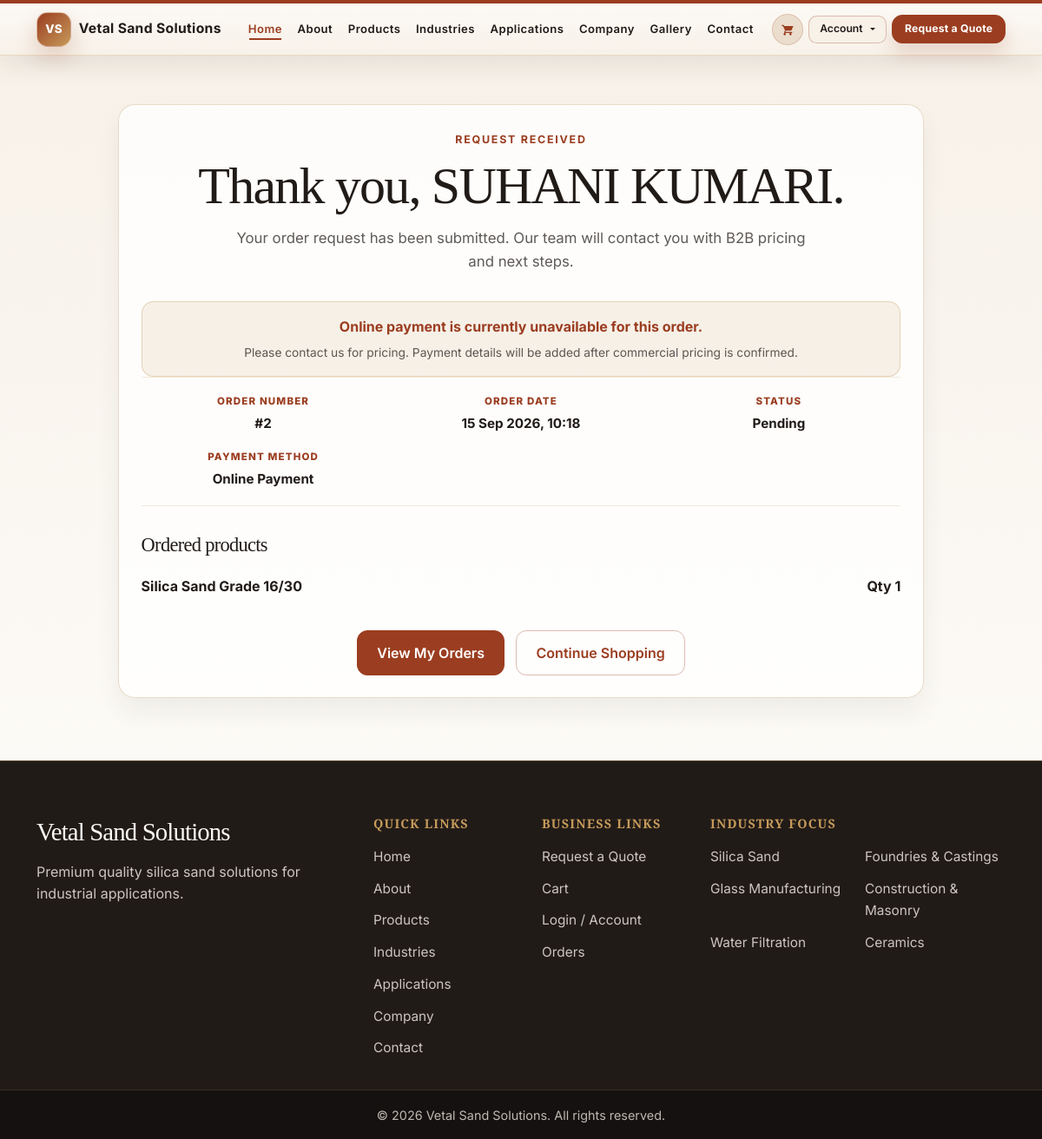
The page /orders/2/success/ (signed in) on the database its author committed.
### orders/models.py (models this page shows, shortened)
class Order(models.Model):
	class PaymentMethod(models.TextChoices):
		COD = 'cod', 'Cash on Delivery'
		RAZORPAY = 'razorpay', 'Online Payment'
	class Status(models.TextChoices):
		PENDING = 'pending', 'Pending'
		CONFIRMED = 'confirmed', 'Confirmed'
		PROCESSING = 'processing', 'Processing'
		SHIPPED = 'shipped', 'Shipped'
		DELIVERED = 'delivered', 'Delivered'
		CANCELLED = 'cancelled', 'Cancelled'
	user = models.ForeignKey(settings.AUTH_USER_MODEL, on_delete=models.CASCADE, related_name='orders')
	full_name = models.CharField(max_length=150)
	email = models.EmailField()
	phone = models.CharField(max_length=30)
	address = models.TextField()
	city = models.CharField(max_length=100)
	state = models.CharField(max_length=100)
	pincode = models.CharField(max_length=20)
	notes = models.TextField(blank=True)
	payment_method = models.CharField(
		max_length=20,
		choices=PaymentMethod.choices,
		default=PaymentMethod.COD,
	)
	status = models.CharField(max_length=20, choices=Status.choices, default=Status.PENDING)
	created_at = models.DateTimeField(auto_now_add=True)
	updated_at = models.DateTimeField(auto_now=True)
	class Meta:
		ordering = ['-created_at']

class OrderItem(models.Model):
	order = models.ForeignKey(Order, on_delete=models.CASCADE, related_name='items')
	product = models.ForeignKey(Product, on_delete=models.PROTECT, related_name='order_items')
	quantity = models.PositiveIntegerField(validators=[MinValueValidator(1)])
	created_at = models.DateTimeField(auto_now_add=True)
	class Meta:
		ordering = ['created_at']

### products/models.py (models this page shows, shortened)
class Product(models.Model):
    category = models.ForeignKey(Category, on_delete=models.CASCADE, related_name='products')
    name = models.CharField(max_length=200)
    slug = models.SlugField(unique=True)
    short_description = models.CharField(max_length=300, blank=True)
    description = models.TextField(blank=True)
    grade = models.CharField(max_length=50, blank=True)
    price = models.DecimalField(
        max_digits=12,
        decimal_places=2,
        null=True,
        blank=True,
        help_text='Enter the product price in INR. Leave blank if pricing is available only on request.',
    )
    specifications = models.TextField(blank=True)
    applications = models.TextField(blank=True)
    industries = models.TextField(blank=True)
    is_active = models.BooleanField(default=True)
    is_featured = models.BooleanField(default=False)
    created_at = models.DateTimeField(auto_now_add=True)
    updated_at = models.DateTimeField(auto_now=True)
    class Meta:
        ordering = ['-created_at']

### orders/views.py (the view)
# urls.py: path('orders/<int:order_id>/success/', views.order_success, name='order_success'),
@login_required(login_url='login')
def order_success(request, order_id):
	order = get_object_or_404(
		Order.objects.select_related('payment').prefetch_related('items__product'),
		id=order_id,
		user=request.user,
	)
	payment_ready = bool(
		getattr(order, 'payment', None)
		and order.payment_method == Order.PaymentMethod.RAZORPAY
		and calculate_order_amount(order) is not None
		and order.payment.payment_status != Payment.Status.PAID
		and getattr(settings, 'RAZORPAY_TEST_MODE', False)
		and getattr(settings, 'RAZORPAY_KEY_ID', '').startswith('rzp_test_')
	)
	return render(request, 'orders/order_success.html', {'order': order, 'payment_ready': payment_ready})

### cart/context_processors.py (called while the page is built)
def cart_count(request):
    cart = request.session.get('cart', {})
    total_items = 0
    for quantity in cart.values():
        try:
            total_items += int(quantity)
        except (TypeError, ValueError):
            continue
    return {'cart_count': total_items}

### payments/services.py (called while the page is built)
def calculate_items_amount(items):
    total = Decimal('0.00')
    has_items = False
    for item in items:
        has_items = True
        product = item['product'] if isinstance(item, dict) else item.product
        quantity = item['quantity'] if isinstance(item, dict) else item.quantity
        if product.price is None or product.price <= 0:
            return None
        total += product.price * quantity
    return total if has_items and total > 0 else None

def calculate_order_amount(order):
    return calculate_items_amount(order.items.select_related('product').all())

### products/context_processors.py (called while the page is built)
def wishlist_count(request):
    if not request.user.is_authenticated:
        return {'wishlist_count': 0}
    return {'wishlist_count': Wishlist.objects.filter(user=request.user).count()}

### templates/orders/order_success.html (shortened to what this page needs)
{% extends 'base.html' %}
{% block content %}
<section class="orders-page">
    <div class="container orders-page-container">
        <div class="order-confirmation-panel">
            <p class="section-kicker">Request received</p>
            <h1>Thank you, {{ order.full_name }}.</h1>
            <p class="order-confirmation-lead">Your order request has been submitted. Our team will contact you with B2B pricing and next steps.</p>
            {% if not payment_ready %}
                <div class="pricing-request-box">
                    <strong>Online payment is currently unavailable for this order.</strong>
                    <p>Please contact us for pricing. Payment details will be added after commercial pricing is confirmed.</p>
                </div>
            {% endif %}
            <div class="order-summary-grid">
                <div><span>Order number</span><strong>#{{ order.id }}</strong></div>
                <div><span>Order date</span><strong>{{ order.created_at|date:'d M Y, H:i' }}</strong></div>
                <div><span>Status</span><strong>{{ order.get_status_display }}</strong></div>
                <div><span>Payment Method</span><strong>{{ order.get_payment_method_display }}</strong></div>
            </div>
            <div class="order-item-list">
                <h2>Ordered products</h2>
                {% for item in order.items.all %}
                    <div class="order-line-item">
                        <span>{{ item.product.name }}</span>
                        <strong>Qty {{ item.quantity }}</strong>
                    </div>
                {% endfor %}
            </div>
            <div class="order-confirmation-actions">
                <a href="{% url 'order_list' %}" class="btn btn-primary">View My Orders</a>
                <a href="{% url 'product_list' %}" class="btn btn-secondary">Continue Shopping</a>
            </div>
        </div>
    </div>
</section>
{% endblock %}

### static/css/style.css (style rules this page uses)
:root { --primary: #9B3D20; --dark: #211B18; --sand: #E8D8C5; --cream: #F7F1E8; --off-white: #FCFAF6; --gold: #C69A5A; --border-soft: rgba(33, 27, 24, 0.08); --text-soft: #514640; --shadow-soft: 0 18px 38px rgba(33, 27, 24, 0.08); --shadow-card: 0 16px 28px rgba(33, 27, 24, 0.06); }
html { scroll-behavior: smooth; }
body { font-family: 'Inter', sans-serif; background: linear-gradient(180deg, var(--off-white) 0%, var(--cream) 100%); color: var(--dark); line-height: 1.6; font-weight: 400; -webkit-font-smoothing: antialiased; text-rendering: optimizeLegibility; }
a { color: var(--dark); text-decoration: none; transition: color 0.25s ease, background-color 0.25s ease, border-color 0.25s ease, transform 0.25s ease; }
h1, h2, h3, h4, h5, h6, .site-title, .hero-title { font-family: 'Playfair Display', serif; color: var(--dark); line-height: 1.15; letter-spacing: -0.03em; margin-bottom: 0.75rem; }
p { margin-bottom: 1rem; color: var(--dark); }
.btn, button, input, textarea, select { font-family: 'Inter', sans-serif; }
.btn { display: inline-flex; align-items: center; justify-content: center; border-radius: 0.75rem; font-weight: 600; padding: 0.8rem 1.4rem; transition: all 0.25s ease; border-width: 1px; border-style: solid; }
.btn-primary, .btn-quote { background: var(--primary); border-color: var(--primary); color: #fff; }
.btn-secondary, .btn-outline-primary { background: transparent; border-color: rgba(155, 61, 32, 0.35); color: var(--primary); }
.section-kicker { display: inline-block; margin-bottom: 0.6rem; color: var(--primary); font-size: 0.78rem; font-weight: 700; letter-spacing: 0.14em; text-transform: uppercase; }
.orders-page { min-height: 70vh; background: linear-gradient(180deg, rgba(247, 241, 232, 0.98) 0%, rgba(252, 250, 246, 1) 100%); }
.orders-page-container { padding-top: 3.5rem; padding-bottom: 4.5rem; }
.order-panel, .order-confirmation-panel { background: rgba(255, 255, 255, 0.78); border: 1px solid rgba(232, 216, 197, 0.92); border-radius: 1.2rem; box-shadow: var(--shadow-card); padding: 1.6rem; }
.checkout-item, .order-line-item { display: flex; align-items: center; justify-content: space-between; gap: 1rem; padding: 0.85rem 0; border-bottom: 1px solid rgba(232, 216, 197, 0.9); }
.pricing-request-box { padding: 1rem; border: 1px solid rgba(198, 154, 90, 0.35); border-radius: 0.85rem; background: rgba(232, 216, 197, 0.36); }
.pricing-request-box strong { display: block; margin-bottom: 0.35rem; color: var(--primary); }
.pricing-request-box p { margin-bottom: 0; color: rgba(33, 27, 24, 0.72); font-size: 0.86rem; }
.order-confirmation-panel { max-width: 58rem; margin: 0 auto; text-align: center; }
.order-confirmation-panel h1 { font-size: clamp(2.4rem, 5vw, 4rem); }
.order-confirmation-lead { max-width: 42rem; margin: 0 auto 2rem; color: rgba(33, 27, 24, 0.72); font-size: 1.05rem; }
.order-summary-grid { display: grid; grid-template-columns: repeat(3, minmax(0, 1fr)); gap: 1rem; margin-bottom: 2rem; padding: 1.1rem 0; border-top: 1px solid rgba(198, 154, 90, 0.22); border-bottom: 1px solid rgba(198, 154, 90, 0.22); }
.order-summary-grid span, .order-contact-details dt { display: block; margin-bottom: 0.25rem; color: var(--primary); font-size: 0.72rem; font-weight: 800; letter-spacing: 0.1em; text-transform: uppercase; }
.order-summary-grid strong { font-size: 0.95rem; }
.order-item-list { margin-bottom: 1.5rem; text-align: left; }
.order-item-list h2 { margin-bottom: 0.5rem; font-size: 1.4rem; }
.order-line-item:last-child { border-bottom: 0; }
.order-line-item > span, .order-line-item > div > span { color: var(--dark); font-weight: 700; }
.order-confirmation-actions, .order-detail-heading { display: flex; align-items: center; justify-content: center; flex-wrap: wrap; gap: 0.8rem; }

### rows shown on the page
Order: full_name "SUHANI KUMARI", id "2", created_at "15 Sep 2026, 10:18", status "Pending", payment_method "Online Payment"
OrderItem: product.name "Silica Sand Grade 16/30", quantity "1"
